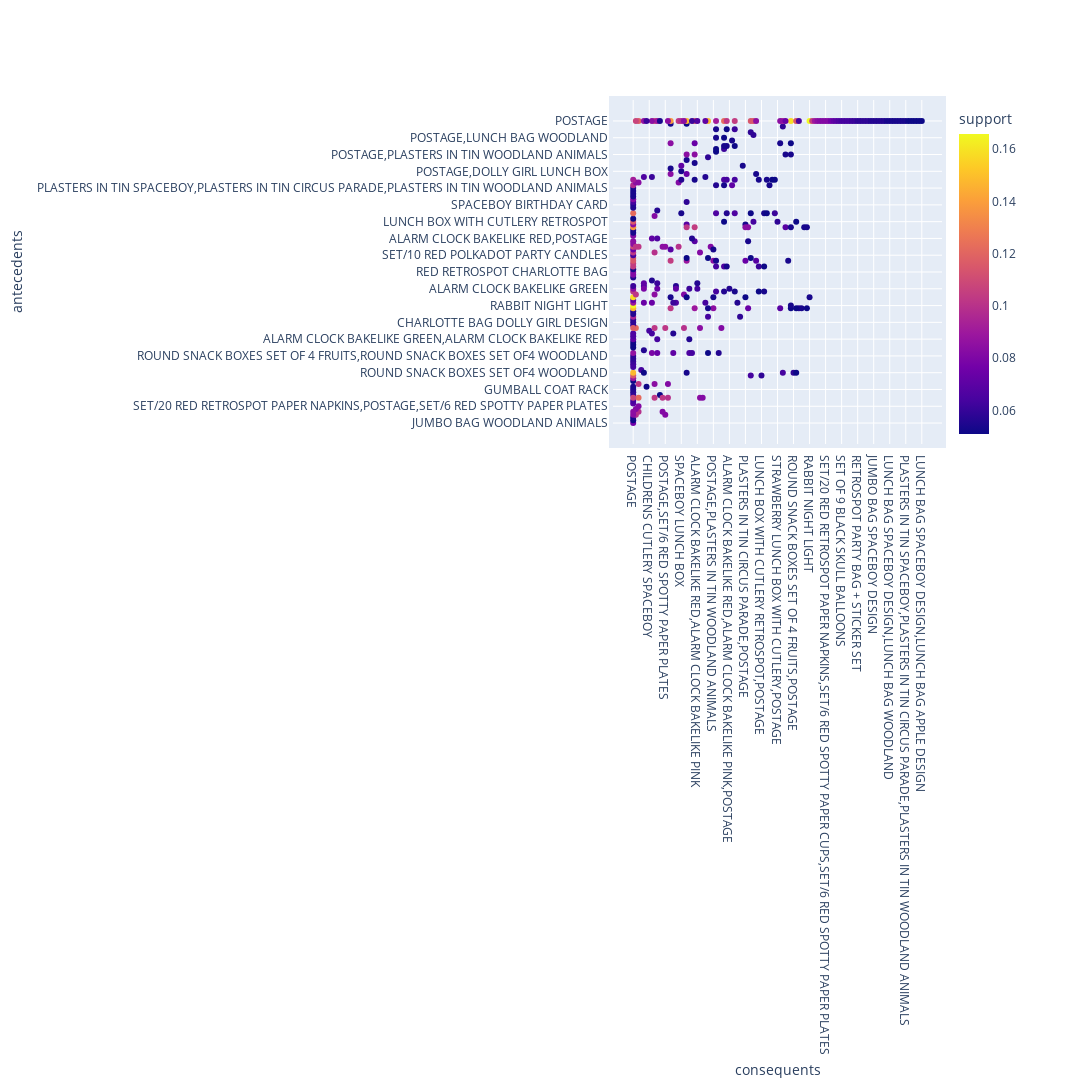

The cell this chart's notebook holds for it:
### Code cell
fig = px.scatter( plot1 , x = "consequents" , y = "antecedents" , color = "support",width=1200, height=1600)
fig.update_layout(margin=dict(
        l=500,
        r=150,
        b=500,
        t=100,
        pad=4
    ),)
fig.show()

### Figure 1 — Plotly figure (JSON) as saved in the notebook; plotly's stock layout.template omitted (floating-point values rounded to 4 significant figures; data arrays with more than 128 entries replaced by an {"elided": "..."} marker saying what was removed)
{"data": [{"hoverlabel": {"namelength": 0}, "hovertemplate": "consequents=%{x}<br>antecedents=%{y}<br>support=%{marker.color}", "legendgroup": "", "marker": {"color": {"elided": "348 float values"}, "coloraxis": "coloraxis", "symbol": "circle"}, "mode": "markers", "name": "", "showlegend": false, "type": "scatter", "x": {"elided": "348 str values"}, "xaxis": "x", "y": {"elided": "348 str values"}, "yaxis": "y"}], "layout": {"coloraxis": {"colorbar": {"title": {"text": "support"}}, "colorscale": [[0, "#0d0887"], [0.1111, "#46039f"], [0.2222, "#7201a8"], [0.3333, "#9c179e"], [0.4444, "#bd3786"], [0.5556, "#d8576b"], [0.6667, "#ed7953"], [0.7778, "#fb9f3a"], [0.8889, "#fdca26"], [1, "#f0f921"]]}, "height": 1600, "legend": {"tracegroupgap": 0}, "margin": {"b": 500, "l": 500, "pad": 4, "r": 150, "t": 100}, "width": 1200, "xaxis": {"anchor": "y", "domain": [0, 1], "title": {"text": "consequents"}}, "yaxis": {"anchor": "x", "domain": [0, 1], "title": {"text": "antecedents"}}}}
